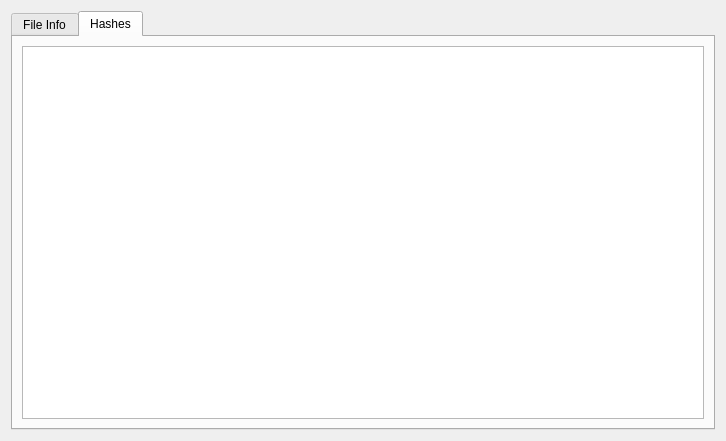
<?xml version="1.0" encoding="UTF-8"?>
<ui version="4.0">
 <class>Dialog</class>
 <widget class="QDialog" name="Dialog">
  <property name="geometry">
   <rect>
    <x>0</x>
    <y>0</y>
    <width>726</width>
    <height>441</height>
   </rect>
  </property>
  <property name="focusPolicy">
   <enum>Qt::TabFocus</enum>
  </property>
  <property name="windowTitle">
   <string>Dialog</string>
  </property>
  <layout class="QGridLayout" name="gridLayout">
   <item row="0" column="0">
    <widget class="QTabWidget" name="tabWidget">
     <property name="currentIndex">
      <number>1</number>
     </property>
     <widget class="QWidget" name="tab">
      <attribute name="title">
       <string>File Info</string>
      </attribute>
      <layout class="QGridLayout" name="gridLayout_3">
       <item row="0" column="0">
        <widget class="QTableWidget" name="tableWidget"/>
       </item>
      </layout>
     </widget>
     <widget class="QWidget" name="tab2">
      <attribute name="title">
       <string>Hashes</string>
      </attribute>
      <layout class="QGridLayout" name="gridLayout_2">
       <item row="0" column="0">
        <widget class="QTableWidget" name="tableWidget_1"/>
       </item>
      </layout>
     </widget>
    </widget>
   </item>
  </layout>
 </widget>
 <resources/>
 <connections/>
</ui>
